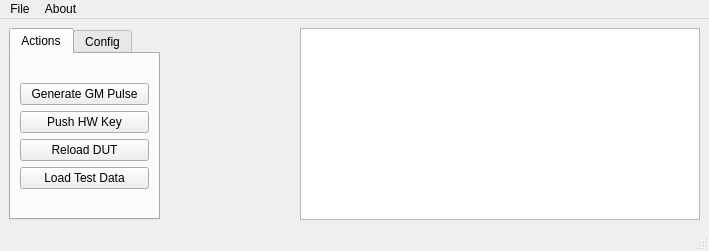
<?xml version="1.0" encoding="UTF-8"?>
<ui version="4.0">
 <class>MainWindow</class>
 <widget class="QMainWindow" name="MainWindow">
  <property name="geometry">
   <rect>
    <x>0</x>
    <y>0</y>
    <width>709</width>
    <height>251</height>
   </rect>
  </property>
  <property name="sizePolicy">
   <sizepolicy hsizetype="Fixed" vsizetype="Fixed">
    <horstretch>0</horstretch>
    <verstretch>0</verstretch>
   </sizepolicy>
  </property>
  <property name="maximumSize">
   <size>
    <width>800</width>
    <height>400</height>
   </size>
  </property>
  <property name="windowTitle">
   <string>FirmwareSimulator</string>
  </property>
  <widget class="QWidget" name="centralwidget">
   <layout class="QHBoxLayout" name="horizontalLayout_2">
    <item>
     <layout class="QHBoxLayout" name="horizontalLayout"/>
    </item>
    <item>
     <widget class="QTabWidget" name="tabWidget">
      <property name="currentIndex">
       <number>0</number>
      </property>
      <widget class="QWidget" name="tab">
       <attribute name="title">
        <string>Actions</string>
       </attribute>
       <layout class="QVBoxLayout" name="verticalLayout_4">
        <item>
         <layout class="QVBoxLayout" name="verticalLayout_2">
          <item>
           <widget class="QPushButton" name="WidgetGenerateGMPulse">
            <property name="text">
             <string>Generate GM Pulse</string>
            </property>
           </widget>
          </item>
          <item>
           <widget class="QPushButton" name="WidgetPushHWKey">
            <property name="text">
             <string>Push HW Key</string>
            </property>
           </widget>
          </item>
          <item>
           <widget class="QPushButton" name="pushButton_3">
            <property name="text">
             <string>Reload DUT</string>
            </property>
           </widget>
          </item>
          <item>
           <widget class="QPushButton" name="pushButton_2">
            <property name="text">
             <string>Load Test Data</string>
            </property>
           </widget>
          </item>
         </layout>
        </item>
       </layout>
      </widget>
      <widget class="QWidget" name="tab_2">
       <attribute name="title">
        <string>Config</string>
       </attribute>
       <layout class="QVBoxLayout" name="verticalLayout_6">
        <item>
         <layout class="QVBoxLayout" name="verticalLayout_3">
          <item>
           <layout class="QFormLayout" name="formLayout">
            <item row="1" column="0">
             <widget class="QRadioButton" name="radioButton_2">
              <property name="text">
               <string>x1</string>
              </property>
             </widget>
            </item>
            <item row="0" column="0">
             <widget class="QLabel" name="label_2">
              <property name="text">
               <string>Simulation Speed</string>
              </property>
             </widget>
            </item>
            <item row="2" column="0">
             <widget class="QRadioButton" name="radioButton">
              <property name="text">
               <string>x2</string>
              </property>
             </widget>
            </item>
            <item row="3" column="0">
             <widget class="QRadioButton" name="radioButton_3">
              <property name="text">
               <string>x10</string>
              </property>
             </widget>
            </item>
           </layout>
          </item>
         </layout>
        </item>
       </layout>
      </widget>
     </widget>
    </item>
    <item>
     <layout class="QVBoxLayout" name="verticalLayout"/>
    </item>
    <item>
     <layout class="QVBoxLayout" name="verticalLayout_5"/>
    </item>
    <item>
     <widget class="QLabel" name="WidgetHWDisplay">
      <property name="minimumSize">
       <size>
        <width>128</width>
        <height>64</height>
       </size>
      </property>
      <property name="maximumSize">
       <size>
        <width>300</width>
        <height>300</height>
       </size>
      </property>
      <property name="text">
       <string/>
      </property>
     </widget>
    </item>
    <item>
     <widget class="QTextBrowser" name="WidgetLogger">
      <property name="sizePolicy">
       <sizepolicy hsizetype="Fixed" vsizetype="Fixed">
        <horstretch>0</horstretch>
        <verstretch>0</verstretch>
       </sizepolicy>
      </property>
      <property name="minimumSize">
       <size>
        <width>400</width>
        <height>0</height>
       </size>
      </property>
      <property name="maximumSize">
       <size>
        <width>400</width>
        <height>600</height>
       </size>
      </property>
     </widget>
    </item>
   </layout>
  </widget>
  <widget class="QMenuBar" name="menubar">
   <property name="geometry">
    <rect>
     <x>0</x>
     <y>0</y>
     <width>709</width>
     <height>21</height>
    </rect>
   </property>
   <widget class="QMenu" name="menuFile">
    <property name="title">
     <string>File</string>
    </property>
    <addaction name="actionExit"/>
   </widget>
   <widget class="QMenu" name="menuAbout">
    <property name="title">
     <string>About</string>
    </property>
   </widget>
   <addaction name="menuFile"/>
   <addaction name="menuAbout"/>
  </widget>
  <widget class="QStatusBar" name="statusbar"/>
  <action name="actionExit">
   <property name="text">
    <string>Exit</string>
   </property>
  </action>
 </widget>
 <tabstops>
  <tabstop>tabWidget</tabstop>
 </tabstops>
 <resources/>
 <connections/>
</ui>
